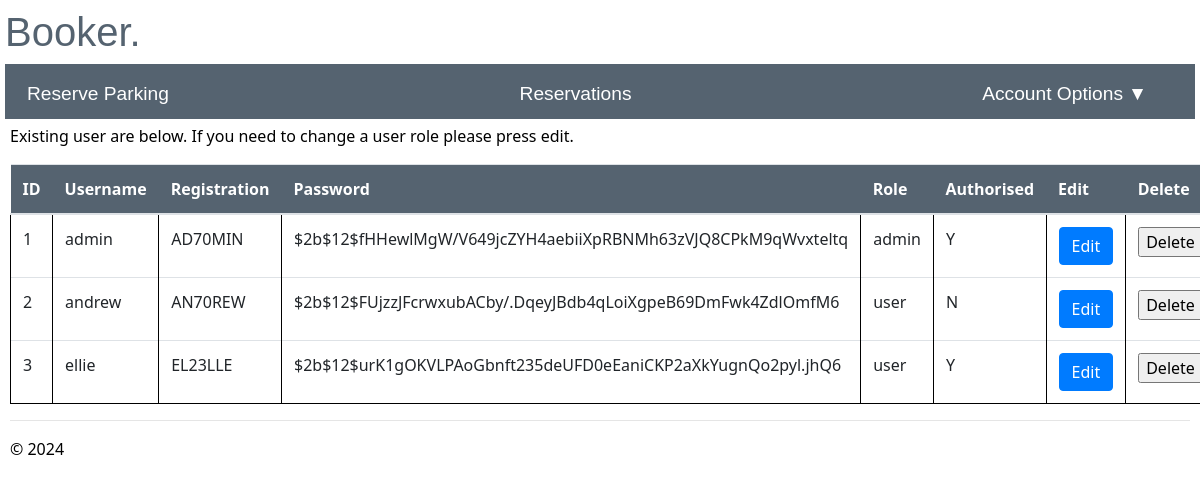
Page /admin/ (signed in) on the earlier database version.
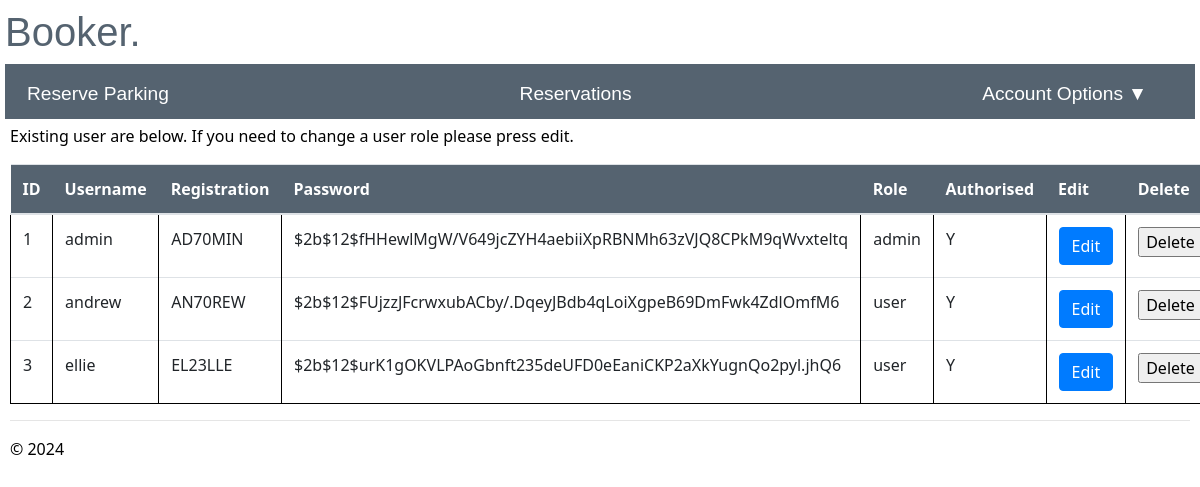
Same page on the later database version.
### app/models/models.py (models this page shows)
class User(db.Model, UserMixin):
    id = db.Column(db.Integer, primary_key=True, nullable=False)
    username = db.Column(db.String(20), nullable=False, unique=True)
    registration = db.Column(db.String(9), nullable=False, unique=True)
    password = db.Column(db.String(255), nullable=False)
    role = db.Column(db.String(5), nullable=False, default='user')
    authorised =db.Column(db.String(1), nullable=False, default='N')
    failed_login_attempts = db.Column(db.Integer,nullable=False, default=0)
    reservation = db.relationship('reserve', backref='user')

### app/admin/routes.py (the view)
@bp.route("/admin/")
@login_required
@check_authorisation
@check_is_admin
def admin():
    try:
        admin= User.query.all()
        current_app.logger.info('Username: %s accessed admin', current_user.username)
        return render_template('admin.html',admin=admin)
    except Exception as e:
        flash("An error occurred retrieving users.")
        current_app.logger.exception('Error during retrieving all users: %s', str(e))
        return redirect(url_for('main.reserve_parking'))

### app/__init__.py (called while the page is built)
def create_app():
    app = Flask(__name__)
    env_config = os.getenv("PROD_APP_SETTINGS", "config.Config")
    app.config.from_object(env_config)
    db.init_app(app)
    login_manager.init_app(app)
    app.logger.setLevel(logging.INFO)
    handler = RotatingFileHandler('app.log', maxBytes=10240, backupCount=10)
    handler.setLevel(logging.INFO)
    formatter = logging.Formatter('%(asctime)s - %(levelname)s - %(message)s', datefmt='%Y-%m-%d %H:%M:%S')
    handler.setFormatter(formatter)
    app.logger.addHandler(handler)
    from app.main import bp as main_bp
    app.register_blueprint(main_bp)
    from app.user import bp as user_bp
    app.register_blueprint(user_bp)
    from app.admin import bp as admin_bp
    app.register_blueprint(admin_bp)
    @login_manager.user_loader
    def load_user(user_id):
        return User.query.get(int(user_id))
    return app

### app/user/routes.py (called while the page is built)
@bp.before_app_request
def make_session_permanent():
    session.permanent = True
    current_app.permanent_session_lifetime = timedelta(seconds=60)

### app/admin/templates/admin.html (shortened to what this page needs)
{% extends "layout.html" %}
{% block content %}
<p>Existing user are below. If you need to change a user role please press edit.</p>
<table class="table table-hover">
  <thead class="tables">
        <th>ID</th>
        <th>Username</th>
        <th>Registration</th>
        <th>Password</th>
        <th>Role</th>
        <th>Authorised</th>
        <th>Edit</th>
        <th>Delete</th>
    </thead>
    <tbody>
     {% for admin in admin %}
      <tr>
        <td>{{admin.id}}</td>
        <td>{{admin.username}}</td>
        <td>{{admin.registration}}</td>
        <td>{{admin.password}}</td>
        <td>{{admin.role}}</td>
        <td>{{admin.authorised}}</td>
        <td><a href='{{url_for("admin.edit_user", id=admin.id)}}' class='btn btn-primary'>Edit</a></td>
        <td>
          <form method="POST" action="/delete_user/">
            <input type="submit" value="Delete" onclick='return confirm("Are you sure you want to delete this user?")'>
          </form>
         </td>
      </tr>
     {%endfor%}
    </tbody>
  </table>
{% endblock %}

Differences in the rows shown:
changed User "andrew": authorised "N" → "Y"
